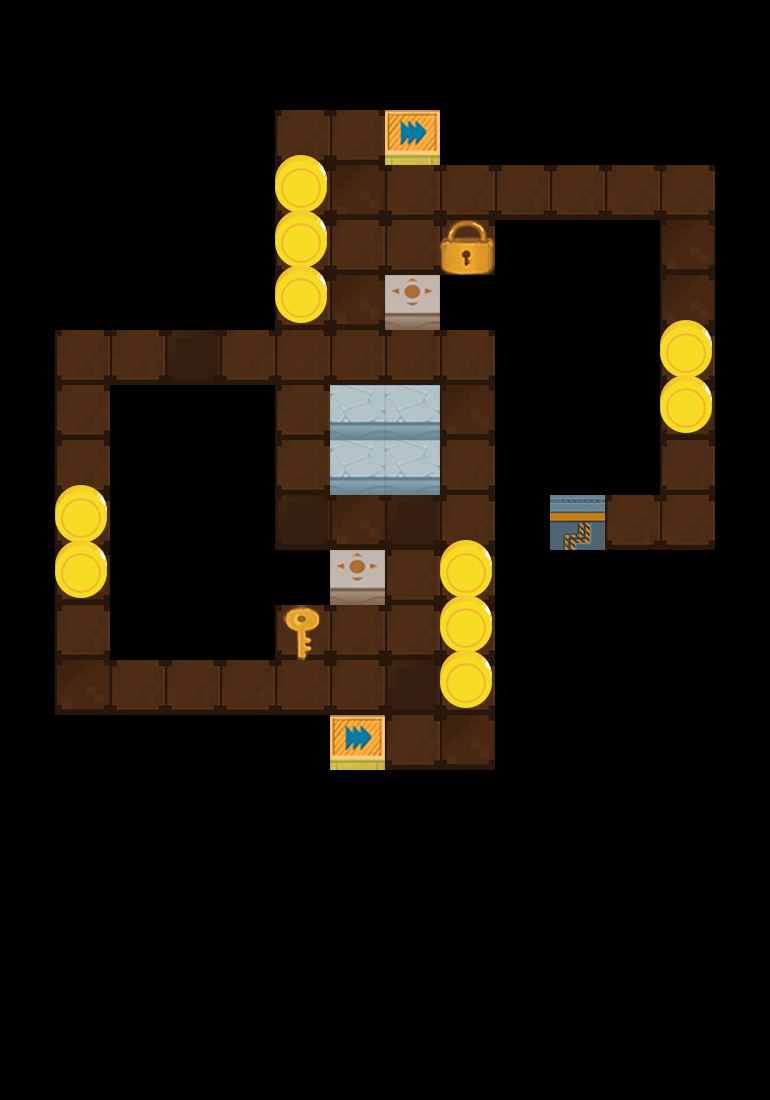

Tiled map render using the project's own tile images. Description and the map definition, with tile-layer contents summarised, below:
An orthogonal 14x20 tile map with 55x55 px tiles, 3 tile layers (layer1, layer2, layer3) and 3 objects (2x jiguang, startPos).

<map version="1.0" orientation="orthogonal" renderorder="right-down" width="14" height="20" tilewidth="55" tileheight="55">
 <tileset firstgid="1" name="element2" tilewidth="55" tileheight="55">
  <image source="element2.png" width="715" height="715" />
 </tileset>
 <layer name="layer1" width="14" height="20">
  <data>[280 cells, 69 non-empty, 4 distinct tile ids]</data>
 </layer>
 <layer name="layer2" width="14" height="20">
  <data>[280 cells, 99 non-empty, 8 distinct tile ids]</data>
 </layer>
 <layer name="layer3" width="14" height="20">
  <data>[280 cells, 10 non-empty, 1 distinct tile ids]</data>
 </layer>
 <objectgroup name="objLayer">
  <object name="startPos" x="297.333" y="521">
   <properties>
    <property name="dir" value="right" />
   </properties>
  </object>
  <object name="jiguang" x="361.333" y="736">
   <properties>
    <property name="dir" value="up" />
   </properties>
  </object>
  <object name="jiguang" x="414.667" y="134.667">
   <properties>
    <property name="dir" value="down" />
   </properties>
  </object>
 </objectgroup>
</map>
